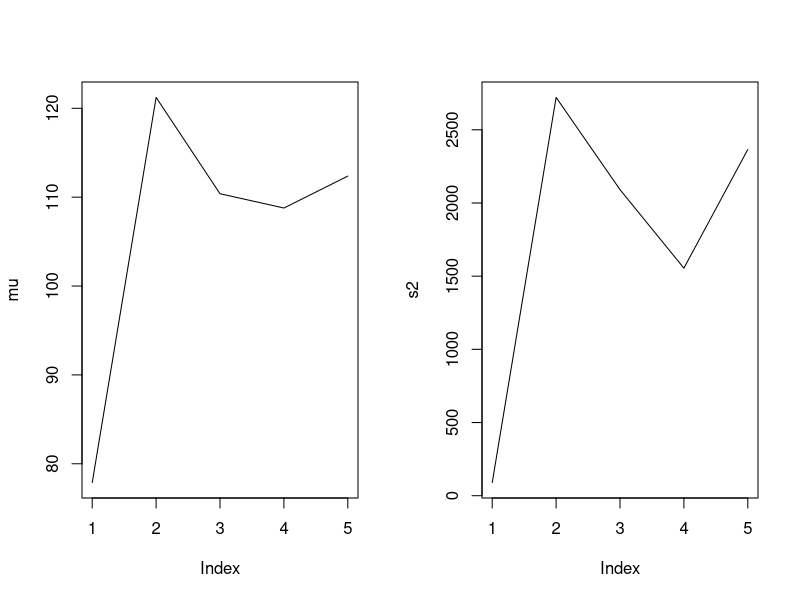
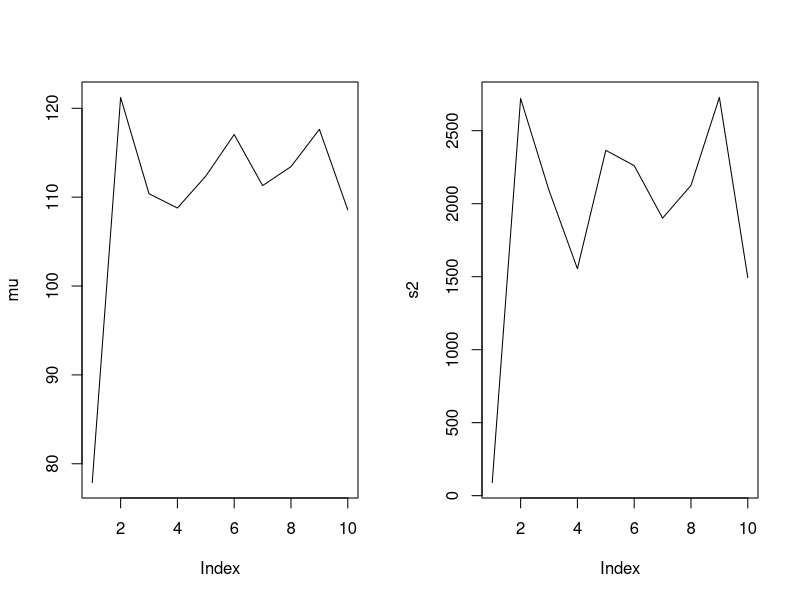
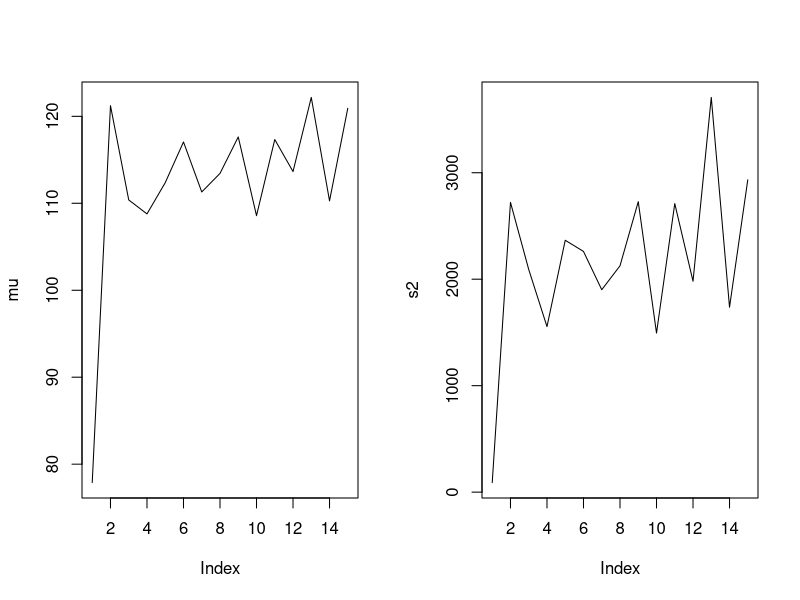
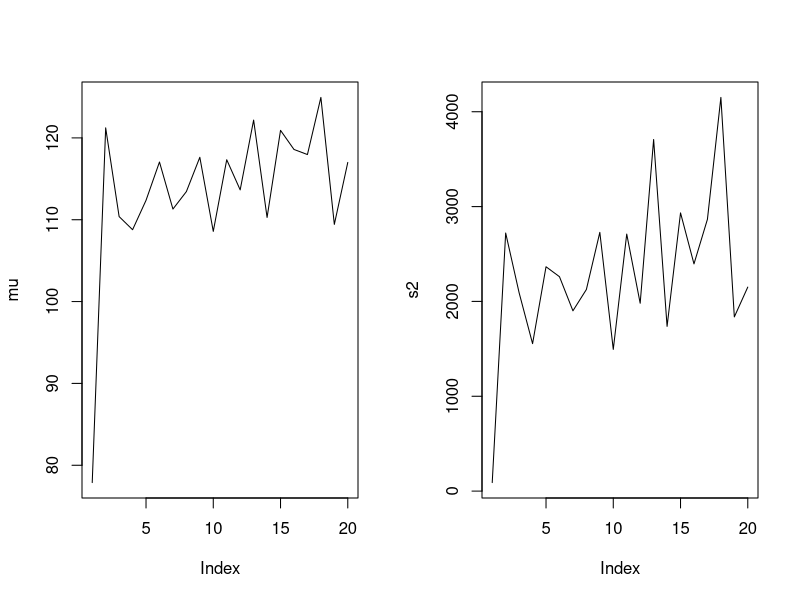
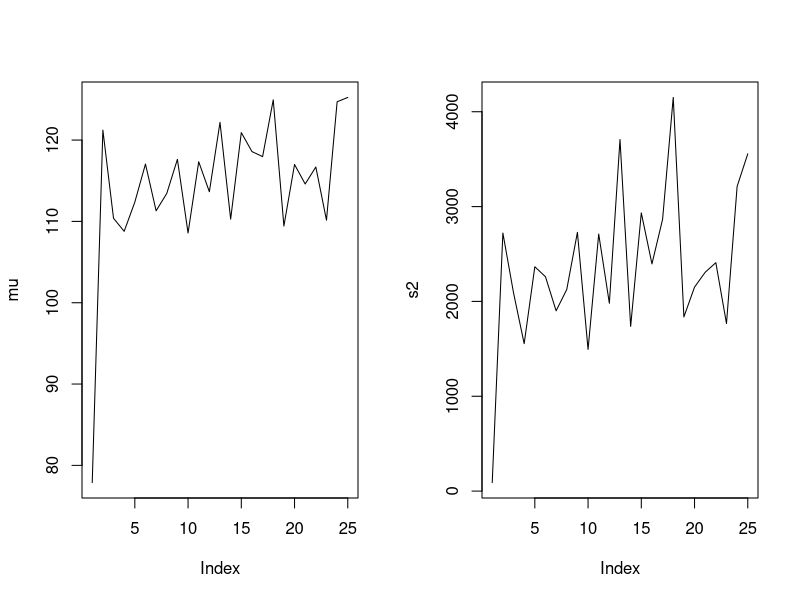
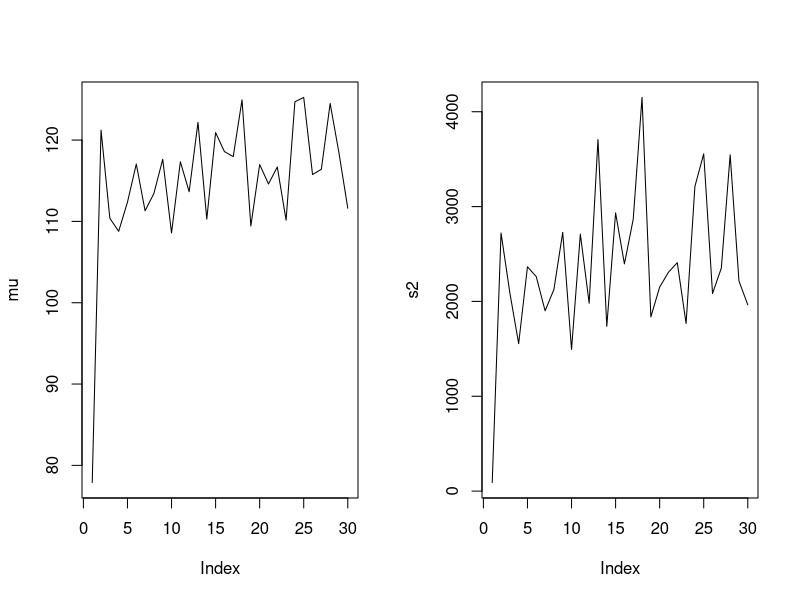
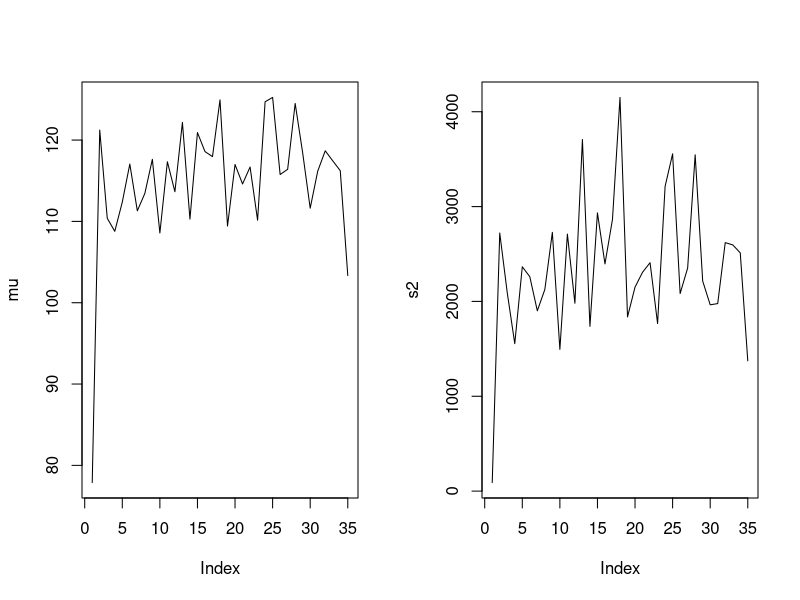
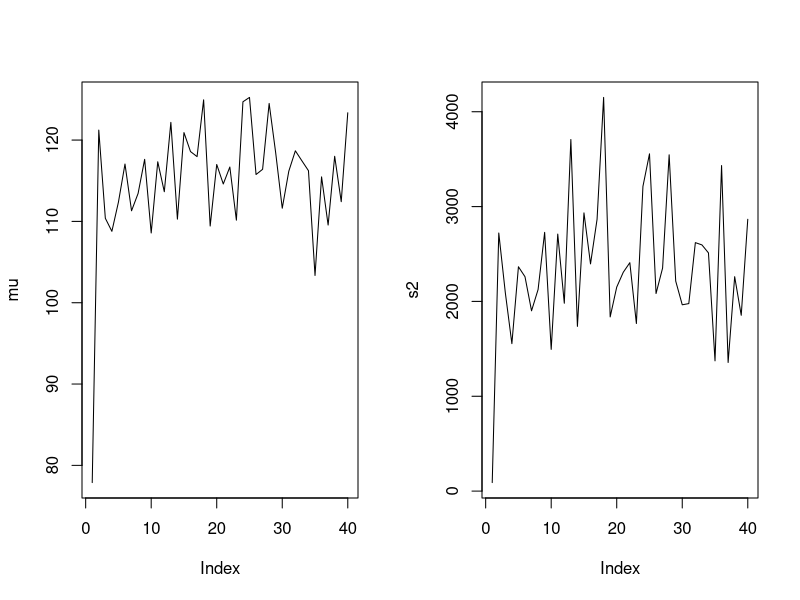

Write the R code that produced these figures, in order.
data <- data("airquality")
Y <- (airquality$Temp)
head(Y)
mean(Y)

### Priors

mu0 <- 0
s20 <- 1000
a   <- 0.01
b   <- 0.01
n <- 100
keep.mu <- rep(0,n)
keep.s2 <- rep(0,n)

# Initial values
mu         <- mean(Y)
s2         <- var(Y)
keep.mu[1] <- mu
keep.s2[1] <- s2

for(iter in 2:n){
  
  # sample mu|s2,Y
  
  A  <- sum(Y)/s2+mu0/s20
  B  <- n/s2+1/s20
  mu <- rnorm(1,A/B,1/sqrt(B))
  
  # sample s2|mu,Y
  
  A  <- n/2+a
  B  <- sum((Y-mu)^2)/2+b
  s2 <- 1/rgamma(1,A,B)
  
  # keep track of the results
  keep.mu[iter] <- mu
  keep.s2[iter] <- s2
  
  plt.iter = 5
  # Plot the samples every [plt.iter] iterations
  if(iter%%plt.iter==0){
    par(mfrow=c(1,2))
    plot(keep.mu[1:iter],type="l",ylab="mu")
    plot(keep.s2[1:iter],type="l",ylab="s2")
  }
}

output <- matrix(0,2,4)
colnames(output)<-c("Mean","SD","Q025","Q975")
rownames(output)<-c("mu","sigma^2")

output[1,1]<-mean(keep.mu)
output[1,2]<-sd(keep.mu)
output[1,3]<-quantile(keep.mu,0.025)
output[1,4]<-quantile(keep.mu,0.975)

output[2,1]<-mean(keep.s2)
output[2,2]<-sd(keep.s2)
output[2,3]<-quantile(keep.s2,0.025)
output[2,4]<-quantile(keep.s2,0.975)

output